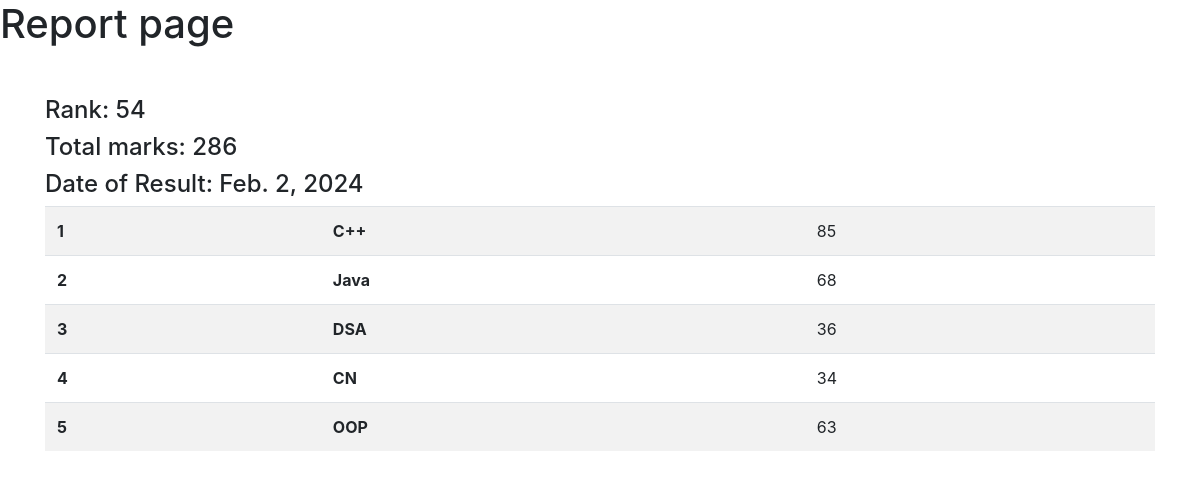
Screenshot of /report/marks/ST-0396/ with the database file from the repository.
### reportCard/models.py (models this page shows, shortened)
class SubjectMarks(models.Model):
  student = models.ForeignKey(Student, related_name="studentmarks", on_delete=models.CASCADE)
  subject = models.ForeignKey(Subject, on_delete=models.CASCADE)
  marks = models.IntegerField()
  class Meta:
    unique_together = ['student', 'subject']

class Student(models.Model):
  department = models.ForeignKey(Department, related_name='depart', on_delete=models.CASCADE)
  student_id = models.OneToOneField(StudentID, related_name='studentid', on_delete=models.CASCADE)
  student_name = models.CharField(max_length=100)
  student_email = models.EmailField(unique=True)
  student_age = models.IntegerField(default=18)
  student_address = models.TextField()
  class Meta:
    ordering = ['student_name']
    verbose_name = 'student'

class StudentRank(models.Model):
  student = models.ForeignKey(Student, related_name="studentReportCard", on_delete=models.CASCADE)
  student_rank = models.IntegerField()
  date_of_report_card_generation = models.DateField(auto_now_add = True)
  class Meta:
    unique_together = ['student_rank', 'date_of_report_card_generation']

class Subject(models.Model):
  subject_name = models.CharField(max_length=100)

### reportCard/views.py (the view)
# urls.py: path('marks/<student_id>/', views.see_marks, name = "marks"),
def see_marks(request, student_id):
  queryset = SubjectMarks.objects.filter(student__student_id__student_id = student_id)
  total_marks = queryset.aggregate(total_marks = Sum('marks'))
  return render(request, 'reportCard/see_marks.html', {'queryset': queryset, 'total_marks':total_marks})

### reportCard/templates/reportCard/see_marks.html (shortened to what this page needs)
<!DOCTYPE html>
<html lang="en">
<head>
  <link rel="stylesheet" href="https://cdn.jsdelivr.net/npm/bootstrap@4.3.1/dist/css/bootstrap.min.css">
</head>
<body>
  <h1>Report page</h1>
  <div class="container mt-5">
    <h4>Rank: {{queryset.first.student.studentReportCard.first.student_rank}} </h4>
    <h4>Total marks: {{total_marks.total_marks}}</h4>
    <h4>Date of Result: {{queryset.first.student.studentReportCard.first.date_of_report_card_generation}} </h4>
    <table class="table table-striped">
      <tbody>
        {% for marks in queryset %}
        <tr>
          <th scope="row">{{forloop.counter}}</th>
          <td><b>{{marks.subject.subject_name}}</b></td>
          <td>{{marks.marks}}</td>
        </tr>
        {% endfor %}
      </tbody>
    </table>
  </div>
</body>
</html>

### rows the page displays
SubjectMarks: first.student.studentReportCard.first.student_rank "54", first.student.studentReportCard.first.date_of_report_card_generation "Feb. 2, 2024", subject.subject_name "C++", marks "85"
SubjectMarks: subject.subject_name "Java", marks "68"
SubjectMarks: subject.subject_name "DSA", marks "36"
SubjectMarks: subject.subject_name "CN", marks "34"
SubjectMarks: subject.subject_name "OOP", marks "63"

### other values shown
{{ total_marks.total_marks }} "286"
